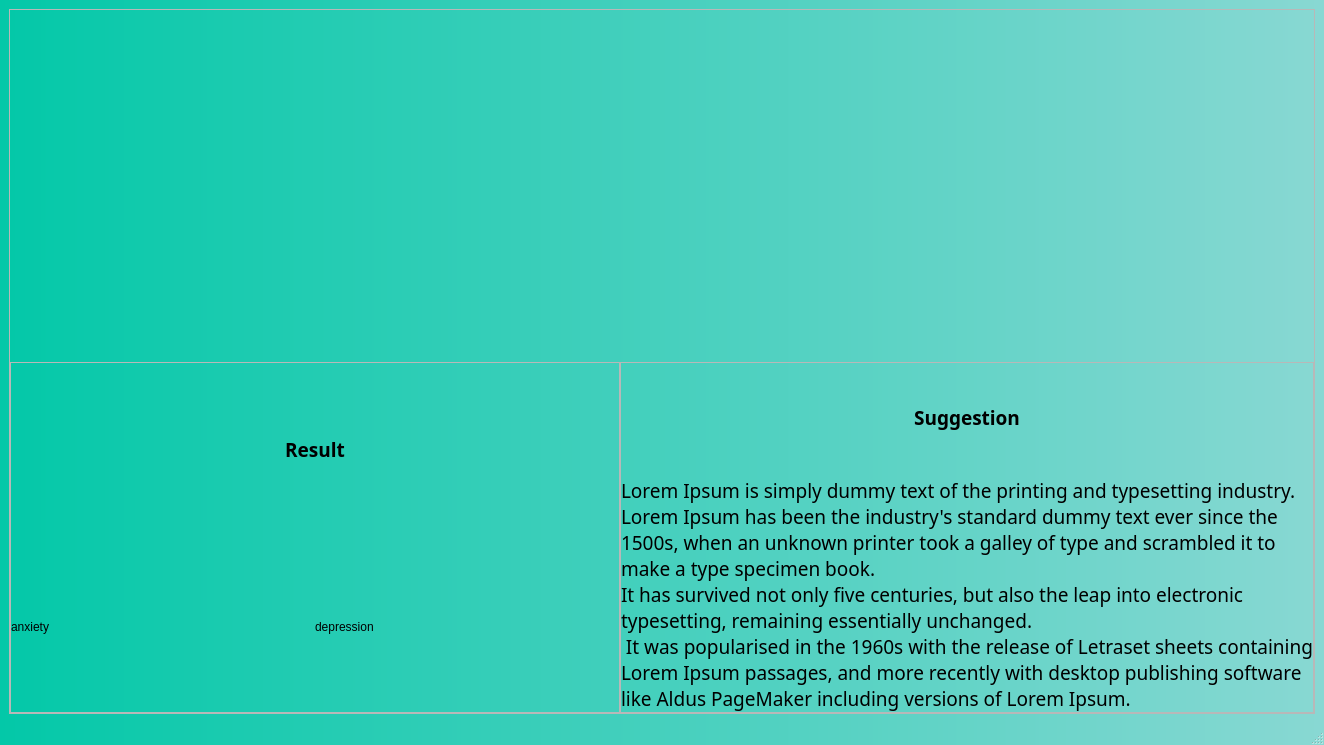
<?xml version="1.0" encoding="UTF-8"?>
<ui version="4.0">
 <class>MainWindow4</class>
 <widget class="QMainWindow" name="MainWindow4">
  <property name="enabled">
   <bool>true</bool>
  </property>
  <property name="geometry">
   <rect>
    <x>0</x>
    <y>0</y>
    <width>1324</width>
    <height>745</height>
   </rect>
  </property>
  <property name="windowTitle">
   <string>Result</string>
  </property>
  <property name="styleSheet">
   <string notr="true">QMainWindow{
background-color: qlineargradient(spread:pad, x1:0, y1:0, x2:1, y2:0, stop:0 #03c8a8, stop:1 #89d8d3);
margin:0px;
padding:0px;
}</string>
  </property>
  <widget class="QWidget" name="centralwidget">
   <layout class="QGridLayout" name="gridLayout_2">
    <item row="0" column="0">
     <widget class="QFrame" name="frame">
      <property name="frameShape">
       <enum>QFrame::StyledPanel</enum>
      </property>
      <property name="frameShadow">
       <enum>QFrame::Raised</enum>
      </property>
      <layout class="QGridLayout" name="gridLayout">
       <property name="leftMargin">
        <number>0</number>
       </property>
       <property name="topMargin">
        <number>0</number>
       </property>
       <property name="rightMargin">
        <number>0</number>
       </property>
       <property name="bottomMargin">
        <number>0</number>
       </property>
       <property name="spacing">
        <number>0</number>
       </property>
       <item row="1" column="0">
        <layout class="QHBoxLayout" name="horizontalLayout">
         <item>
          <widget class="QFrame" name="frame_2">
           <property name="frameShape">
            <enum>QFrame::StyledPanel</enum>
           </property>
           <property name="frameShadow">
            <enum>QFrame::Raised</enum>
           </property>
           <layout class="QGridLayout" name="gridLayout_3">
            <property name="leftMargin">
             <number>0</number>
            </property>
            <property name="topMargin">
             <number>0</number>
            </property>
            <property name="rightMargin">
             <number>0</number>
            </property>
            <property name="bottomMargin">
             <number>0</number>
            </property>
            <property name="horizontalSpacing">
             <number>0</number>
            </property>
            <item row="0" column="0">
             <layout class="QVBoxLayout" name="verticalLayout_5">
              <item>
               <widget class="QLabel" name="result">
                <property name="font">
                 <font>
                  <family>Yu Gothic UI Semibold</family>
                  <pointsize>14</pointsize>
                  <weight>75</weight>
                  <bold>true</bold>
                 </font>
                </property>
                <property name="text">
                 <string>Result</string>
                </property>
                <property name="alignment">
                 <set>Qt::AlignCenter</set>
                </property>
               </widget>
              </item>
             </layout>
            </item>
            <item row="1" column="0">
             <layout class="QVBoxLayout" name="verticalLayout_6">
              <item>
               <layout class="QHBoxLayout" name="horizontalLayout_3">
                <item>
                 <widget class="QLabel" name="anxiety">
                  <property name="text">
                   <string>anxiety</string>
                  </property>
                 </widget>
                </item>
                <item>
                 <widget class="QLabel" name="depression">
                  <property name="text">
                   <string>depression</string>
                  </property>
                 </widget>
                </item>
               </layout>
              </item>
             </layout>
            </item>
           </layout>
          </widget>
         </item>
        </layout>
       </item>
       <item row="0" column="0" colspan="2">
        <layout class="QVBoxLayout" name="verticalLayout_2">
         <item>
          <widget class="QLabel" name="video">
           <property name="text">
            <string/>
           </property>
           <property name="pixmap">
            <pixmap>Stress_Free.jpg</pixmap>
           </property>
           <property name="scaledContents">
            <bool>true</bool>
           </property>
           <property name="wordWrap">
            <bool>false</bool>
           </property>
          </widget>
         </item>
        </layout>
       </item>
       <item row="1" column="1">
        <layout class="QHBoxLayout" name="horizontalLayout_2">
         <item>
          <widget class="QFrame" name="frame_3">
           <property name="frameShape">
            <enum>QFrame::StyledPanel</enum>
           </property>
           <property name="frameShadow">
            <enum>QFrame::Raised</enum>
           </property>
           <layout class="QGridLayout" name="gridLayout_4">
            <property name="leftMargin">
             <number>0</number>
            </property>
            <property name="topMargin">
             <number>0</number>
            </property>
            <property name="rightMargin">
             <number>0</number>
            </property>
            <property name="bottomMargin">
             <number>0</number>
            </property>
            <property name="horizontalSpacing">
             <number>0</number>
            </property>
            <item row="0" column="0">
             <layout class="QVBoxLayout" name="verticalLayout_11">
              <item>
               <widget class="QLabel" name="suggestion">
                <property name="font">
                 <font>
                  <family>Yu Gothic UI Semibold</family>
                  <pointsize>14</pointsize>
                  <weight>75</weight>
                  <bold>true</bold>
                 </font>
                </property>
                <property name="text">
                 <string>Suggestion</string>
                </property>
                <property name="alignment">
                 <set>Qt::AlignCenter</set>
                </property>
               </widget>
              </item>
             </layout>
            </item>
            <item row="1" column="0">
             <layout class="QVBoxLayout" name="verticalLayout_12">
              <item>
               <widget class="QLabel" name="suggestion_value">
                <property name="maximumSize">
                 <size>
                  <width>700</width>
                  <height>16777215</height>
                 </size>
                </property>
                <property name="font">
                 <font>
                  <family>Yu Gothic UI Light</family>
                  <pointsize>14</pointsize>
                 </font>
                </property>
                <property name="text">
                 <string>Lorem Ipsum is simply dummy text of the printing and typesetting industry. 
Lorem Ipsum has been the industry's standard dummy text ever since the 1500s, when an unknown printer took a galley of type and scrambled it to make a type specimen book. 
It has survived not only five centuries, but also the leap into electronic typesetting, remaining essentially unchanged.
 It was popularised in the 1960s with the release of Letraset sheets containing Lorem Ipsum passages, and more recently with desktop publishing software like Aldus PageMaker including versions of Lorem Ipsum.</string>
                </property>
                <property name="scaledContents">
                 <bool>true</bool>
                </property>
                <property name="wordWrap">
                 <bool>true</bool>
                </property>
               </widget>
              </item>
             </layout>
            </item>
           </layout>
          </widget>
         </item>
        </layout>
       </item>
      </layout>
     </widget>
    </item>
   </layout>
  </widget>
  <widget class="QMenuBar" name="menubar">
   <property name="geometry">
    <rect>
     <x>0</x>
     <y>0</y>
     <width>1324</width>
     <height>26</height>
    </rect>
   </property>
  </widget>
  <widget class="QStatusBar" name="statusbar"/>
 </widget>
 <resources/>
 <connections/>
</ui>
